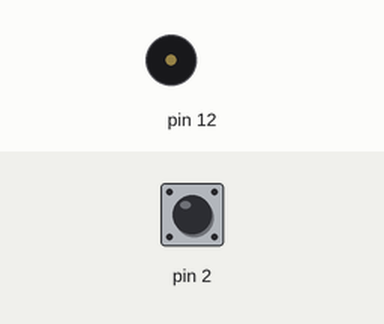
Recording of a sketch running on a simulated Arduino Uno, built with avr-gcc and run on an emulated ATmega328P. Parts: buzzer (waves = sounding). The inputs (shaded band) are chosen by the test bench; at power-on: pin 2 HIGH. What the sketch prints to the serial monitor is not drawn.

Above: at 1.2 s.
1.3 s: pin 2 pulled LOW for 0.15 s
At 1.38 s:
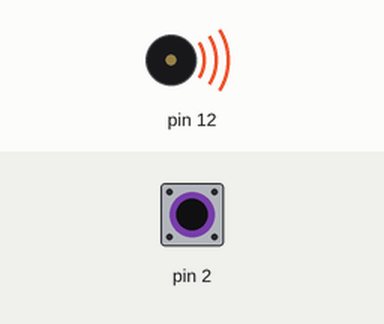
2.9 s: pin 2 pulled LOW for 1 s
At 5.1 s:
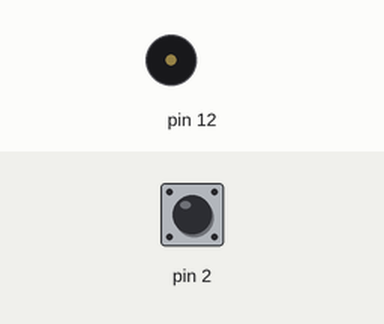
5.4 s: pin 2 pulled LOW for 3.2 s
At 6.3 s:
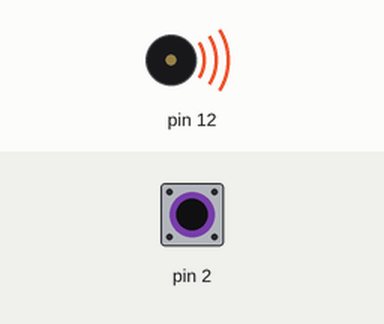
Timing chart, 0 to 10.1 s (numbered marks = the images above; inputs shaded):
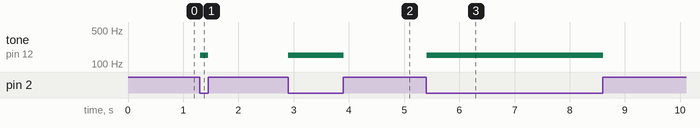

The sketch:

Boop.ino
```cpp
#include <CapacitiveSensor.h>
CapacitiveSensor capSensor = CapacitiveSensor (5,2);

int threshold = 1000;
int notes = 150;

void setup() {
  // put your setup code here, to run once:
Serial.begin(9600);
}

void loop() {
  // put your main code here, to run repeatedly:
long sensorValue = capSensor.capacitiveSensor(30);
Serial.println(sensorValue);
if(sensorValue > threshold){
  tone(12, notes);
}
else if (sensorValue < threshold){
  noTone(12);
}
}
```

Measured:
- after the input at 1.3 s, tone on pin 12: silent → 150 Hz at once, → silent 0.15 s later
- after the input at 2.9 s, tone on pin 12: silent → 150 Hz at once, → silent 1.0 s later
- after the input at 5.4 s, tone on pin 12: silent → 150 Hz at once, → silent 3.2 s later
